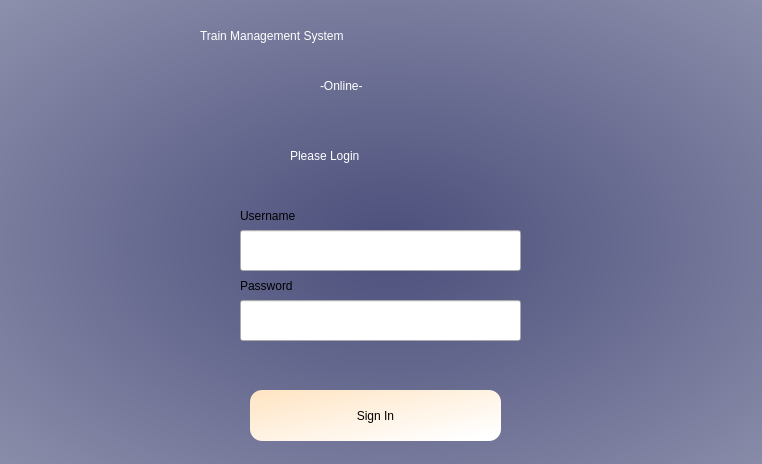
<?xml version="1.0" encoding="UTF-8"?>
<ui version="4.0">
 <class>signin</class>
 <widget class="QWidget" name="signin">
  <property name="enabled">
   <bool>true</bool>
  </property>
  <property name="geometry">
   <rect>
    <x>0</x>
    <y>0</y>
    <width>762</width>
    <height>464</height>
   </rect>
  </property>
  <property name="windowTitle">
   <string>Form</string>
  </property>
  <property name="styleSheet">
   <string notr="true">QWidget#signin{
background-color:qradialgradient(spread:pad, cx:0.51165, cy:0.523, radius:2, fx:0.511, fy:0.522727, stop:0 rgba(75, 79, 123, 255), stop:1 rgba(255, 255, 255, 255))}</string>
  </property>
  <widget class="QLabel" name="label_2">
   <property name="geometry">
    <rect>
     <x>0</x>
     <y>10</y>
     <width>191</width>
     <height>121</height>
    </rect>
   </property>
   <property name="text">
    <string/>
   </property>
   <property name="pixmap">
    <pixmap>train-station.png</pixmap>
   </property>
   <property name="scaledContents">
    <bool>true</bool>
   </property>
  </widget>
  <widget class="QLabel" name="label">
   <property name="geometry">
    <rect>
     <x>200</x>
     <y>-10</y>
     <width>421</width>
     <height>91</height>
    </rect>
   </property>
   <property name="styleSheet">
    <string notr="true">
font: 26pt &quot;Segoe UI&quot;;color:rgb(255,255,255)</string>
   </property>
   <property name="text">
    <string>Train Management System</string>
   </property>
  </widget>
  <widget class="QLabel" name="label_4">
   <property name="geometry">
    <rect>
     <x>290</x>
     <y>130</y>
     <width>161</width>
     <height>51</height>
    </rect>
   </property>
   <property name="styleSheet">
    <string notr="true">color:rgb(255, 255, 255);
font: 22pt &quot;Segoe UI&quot;;</string>
   </property>
   <property name="text">
    <string>Please Login</string>
   </property>
  </widget>
  <widget class="QLineEdit" name="usernameInput">
   <property name="geometry">
    <rect>
     <x>240</x>
     <y>230</y>
     <width>281</width>
     <height>41</height>
    </rect>
   </property>
   <property name="font">
    <font>
     <pointsize>14</pointsize>
    </font>
   </property>
  </widget>
  <widget class="QLineEdit" name="passwordInput">
   <property name="geometry">
    <rect>
     <x>240</x>
     <y>300</y>
     <width>281</width>
     <height>41</height>
    </rect>
   </property>
   <property name="font">
    <font>
     <pointsize>14</pointsize>
    </font>
   </property>
   <property name="echoMode">
    <enum>QLineEdit::Password</enum>
   </property>
  </widget>
  <widget class="QLabel" name="label_3">
   <property name="geometry">
    <rect>
     <x>240</x>
     <y>200</y>
     <width>101</width>
     <height>31</height>
    </rect>
   </property>
   <property name="styleSheet">
    <string notr="true">font: 700 14pt &quot;Segoe UI&quot;;</string>
   </property>
   <property name="text">
    <string>Username</string>
   </property>
  </widget>
  <widget class="QLabel" name="label_5">
   <property name="geometry">
    <rect>
     <x>240</x>
     <y>270</y>
     <width>101</width>
     <height>31</height>
    </rect>
   </property>
   <property name="styleSheet">
    <string notr="true">font: 700 14pt &quot;Segoe UI&quot;;</string>
   </property>
   <property name="text">
    <string>Password</string>
   </property>
  </widget>
  <widget class="QPushButton" name="loginButton">
   <property name="geometry">
    <rect>
     <x>250</x>
     <y>390</y>
     <width>251</width>
     <height>51</height>
    </rect>
   </property>
   <property name="styleSheet">
    <string notr="true">font: 16pt &quot;Segoe UI&quot;;
border-radius:12px;background-color:
qlineargradient(spread:pad, x1:0, y1:0, x2:1, y2:1, stop:0 rgba(255, 228, 194, 255), stop:0.914773 rgba(255, 255, 255, 255))</string>
   </property>
   <property name="text">
    <string>Sign In</string>
   </property>
  </widget>
  <widget class="QLabel" name="errorLabel">
   <property name="geometry">
    <rect>
     <x>240</x>
     <y>350</y>
     <width>231</width>
     <height>20</height>
    </rect>
   </property>
   <property name="styleSheet">
    <string notr="true">font: 12pt &quot;Segoe UI&quot;;color:rgb(255, 0, 0)</string>
   </property>
   <property name="text">
    <string/>
   </property>
  </widget>
  <widget class="QLabel" name="label_7">
   <property name="geometry">
    <rect>
     <x>320</x>
     <y>40</y>
     <width>141</width>
     <height>91</height>
    </rect>
   </property>
   <property name="styleSheet">
    <string notr="true">
font: 26pt &quot;Segoe UI&quot;;color:rgb(255,255,255)</string>
   </property>
   <property name="text">
    <string>-Online-</string>
   </property>
  </widget>
  <widget class="QLabel" name="label_6">
   <property name="geometry">
    <rect>
     <x>620</x>
     <y>10</y>
     <width>101</width>
     <height>111</height>
    </rect>
   </property>
   <property name="text">
    <string/>
   </property>
   <property name="pixmap">
    <pixmap>traffic-lights.png</pixmap>
   </property>
   <property name="scaledContents">
    <bool>true</bool>
   </property>
  </widget>
  <widget class="QLabel" name="label_8">
   <property name="geometry">
    <rect>
     <x>0</x>
     <y>350</y>
     <width>121</width>
     <height>111</height>
    </rect>
   </property>
   <property name="text">
    <string/>
   </property>
   <property name="pixmap">
    <pixmap>turn.png</pixmap>
   </property>
   <property name="scaledContents">
    <bool>true</bool>
   </property>
  </widget>
 </widget>
 <resources/>
 <connections/>
</ui>
